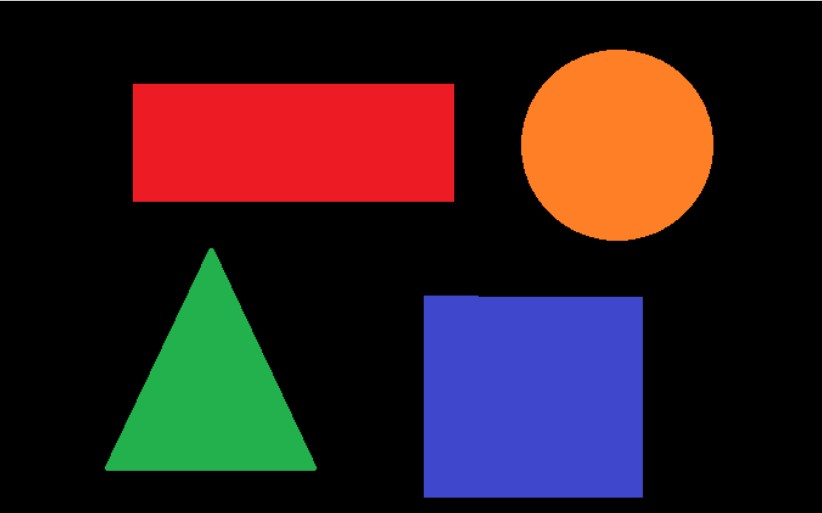
#> input picture test_images/Screenshot 2023-12-24 122019.jpg, 822 x 513 px
$ python seg2.py
#> lines starting #> are read from the running program, lines starting #| are printed output that depends on the picture; after the words box and inside, x2 and y2 are one past the last pixel; in counts of white or black regions, pixels touching at a corner belong together
import cv2


img = cv2.imread('test_images/Screenshot 2023-12-24 122019.jpg')
#> img is the input picture: shape (513, 822, 3); mean B, G, R 32.2, 29.3, 47.9
gray = cv2.cvtColor(img,cv2.COLOR_BGR2GRAY)
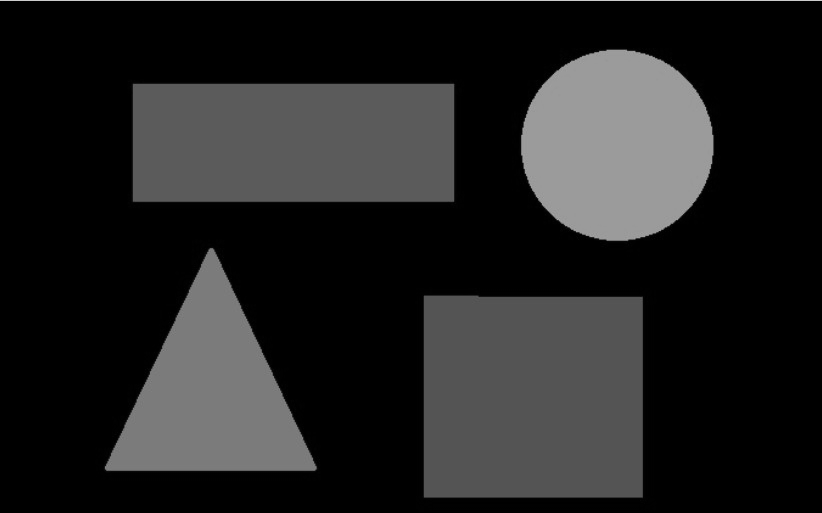
#> gray: shape (513, 822); min 0, max 204, mean 35.2

ret,thresh = cv2.threshold(gray,50,255,0)
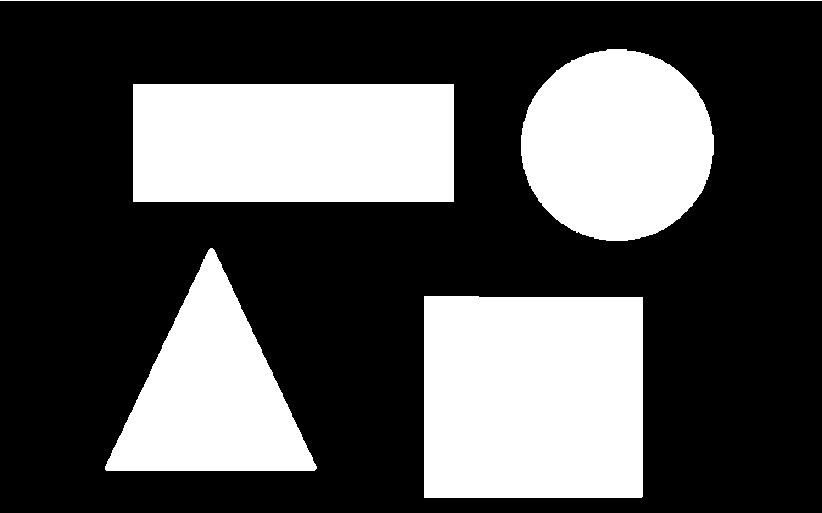
#> thresh: shape (513, 822); 32.3% white; 5 white regions
contours,hierarchy = cv2.findContours(thresh, 1, 2)
#> contours = 5 contours, 1 with area under 20; largest, box (x1, y1, x2, y2) and area: (424, 296, 643, 498) 43654, (133, 84, 454, 202) 37440, (521, 49, 714, 241) 28704, (105, 248, 317, 471) 24160
print("Number of contours detected:", len(contours))
#| Number of contours detected: 5

for cnt in contours:
   x1,y1 = cnt[0][0]
   approx = cv2.approxPolyDP(cnt, 0.01*cv2.arcLength(cnt, True), True)
   if len(approx) == 4:
      x, y, w, h = cv2.boundingRect(cnt)
      ratio = float(w)/h
      if ratio >= 0.9 and ratio <= 1.1:
         img = cv2.drawContours(img, [cnt], -1, (0,255,255), 3)
         cv2.putText(img, 'Square', (x1, y1), cv2.FONT_HERSHEY_SIMPLEX, 0.6, (255, 255, 0), 2)
      else:
         cv2.putText(img, 'Rectangle', (x1, y1), cv2.FONT_HERSHEY_SIMPLEX, 0.6, (0, 255, 0), 2)
         img = cv2.drawContours(img, [cnt], -1, (0,255,0), 3)
#> this loop made 5 passes
#> (x1, y1, approx, x, y, w, h, ratio) on passes 1, 3: (424, 296, [[424, 296], [424, 497], [642, 496], [642, 297]], 424, 296, 219, 202, 1.08), (133, 84, [[133, 84], [133, 201], [453, 201], [453, 84]], 133, 84, 321, 118, 2.72)
#> (x1, y1, approx) on passes 2, 5: (210, 248, [[212, 248], [106, 470], [316, 468]]), (0, 0, [[0, 0], [821, 0]])
#> pass 1, `img = cv2.drawContours(img, [cnt], -1, (0,255,255), 3)`:
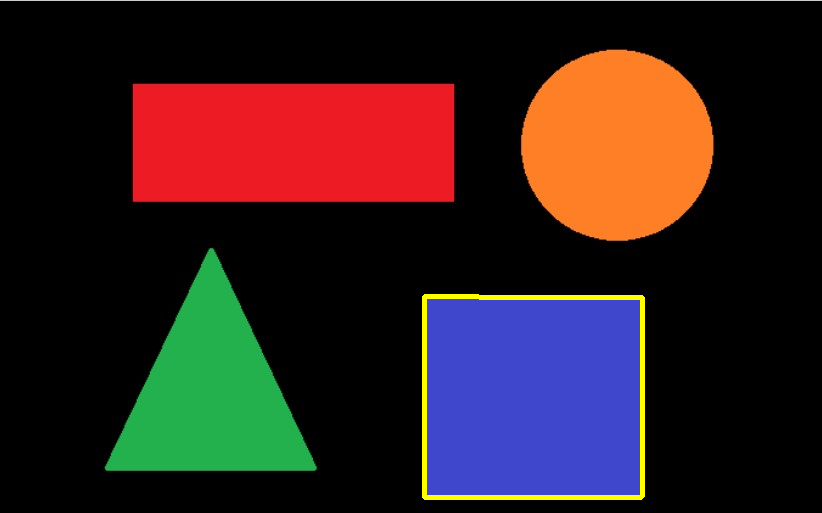
#> img: shape (513, 822, 3); 0.99% of pixels changed, all inside (x1, y1, x2, y2) = (422, 294, 645, 500)
#> pass 3, `img = cv2.drawContours(img, [cnt], -1, (0,255,0), 3)`:
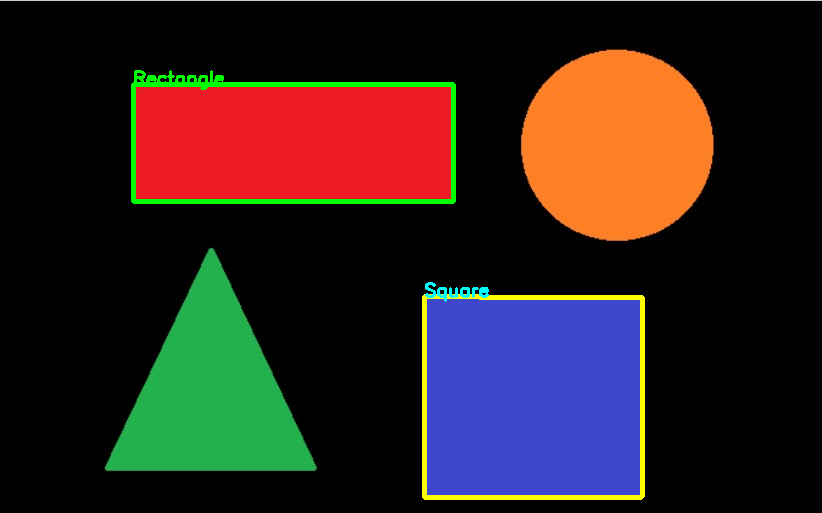
#> img: shape (513, 822, 3); 1.27% of pixels changed, all inside (x1, y1, x2, y2) = (131, 70, 489, 302)

cv2.imshow("Shapes", img)
cv2.waitKey(0)
cv2.destroyAllWindows()
